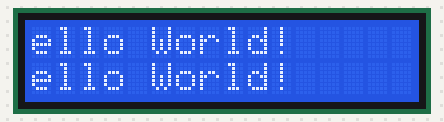
This sketch was run on a simulated Arduino Uno, built with avr-gcc and run on an emulated ATmega328P. On the bench: 16×2 character LCD.

Above: at 0.1 s.
At 2.6 s:
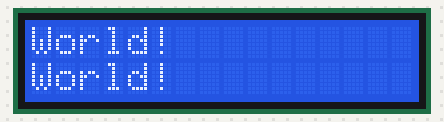
At 5.1 s:
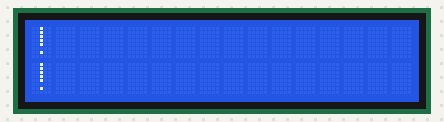
At 12.1 s:
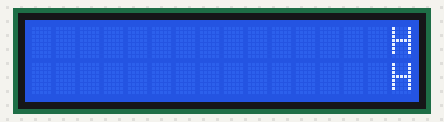
At 19.6 s:
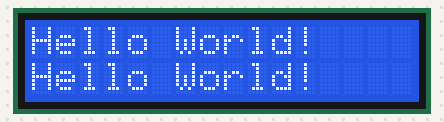
At 39.1 s:
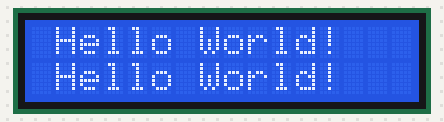

Measured:
- what the display in image 1 shows lasts 0.5 s, from 2.6 s to 3.1 s

The sketch:

scrollText.ino
```cpp
#include <LiquidCrystal.h>
const int rs = 12, en = 11, d4 = 5, d5 = 4, d6 = 3, d7 = 2;
LiquidCrystal lcd(rs, en, d4, d5, d6, d7);          // select the pins used on the LCD panel

void setup(){
    lcd.begin(16, 2);                                 // set up a 2x16 character display
    lcd.print("Hello World!");                       // print a message to the LCD
    lcd.setCursor(0, 1);                             // set the cursor to column 0, line 1
    lcd.print("Hello World!");                       // print a message to the LCD
}

void loop(){
  // Scroll Text
    lcd.scrollDisplayLeft();                           // scroll the text one space to the left
    delay(500);                                       // wait 500ms
}
```

madlibs.cpp
```cpp
#include <arduino.h>
#include <stdio.h>
#include <stdlib.h>
#include <string.h>
#include <math.h>

void setup() {
    Serial.begin(9600);
    Serial.println("Hello World!");
}


void loop() {
    Serial.println("Hello World!");
    delay(1000);
}
```
